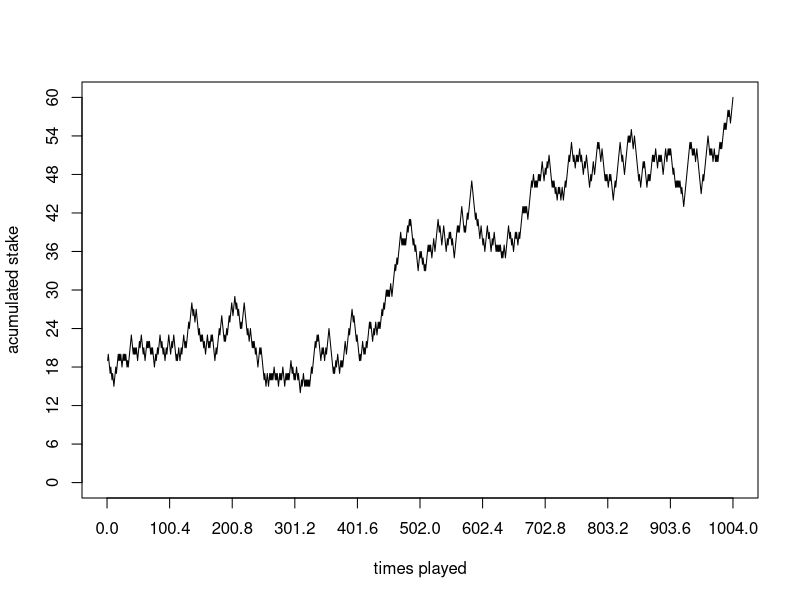
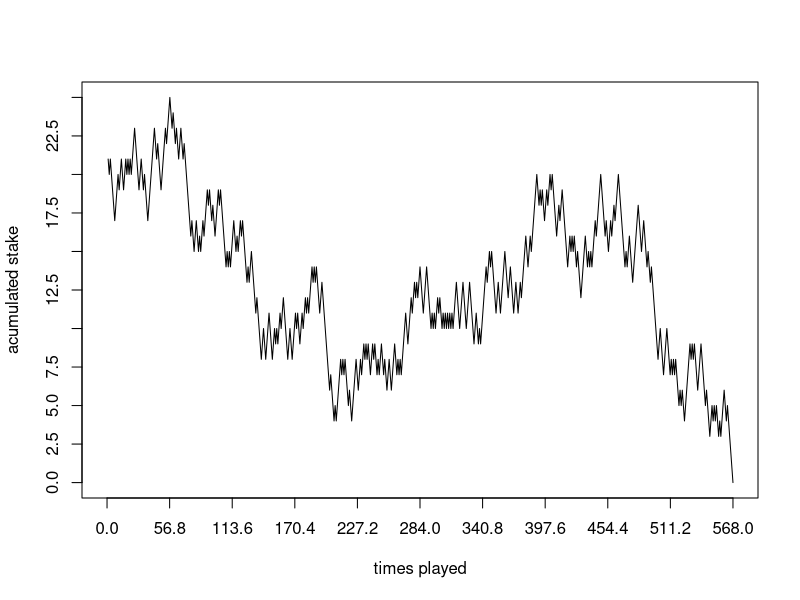
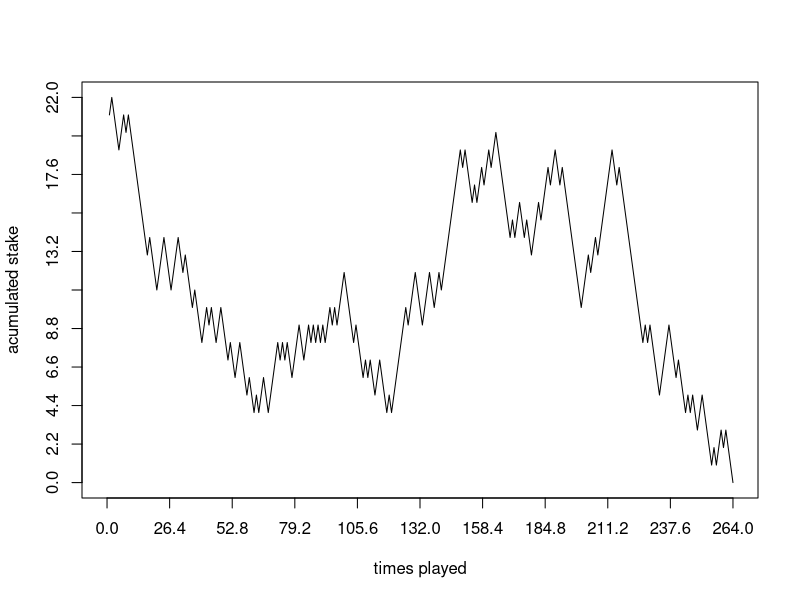
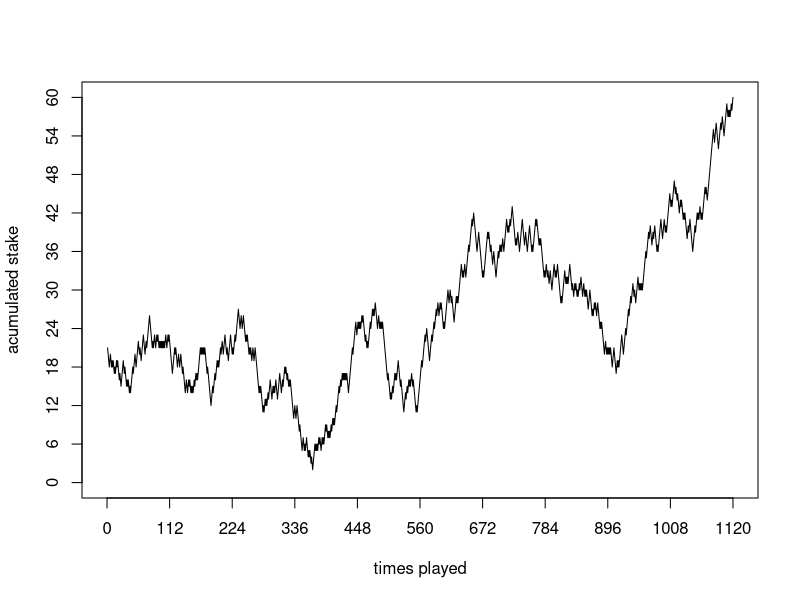
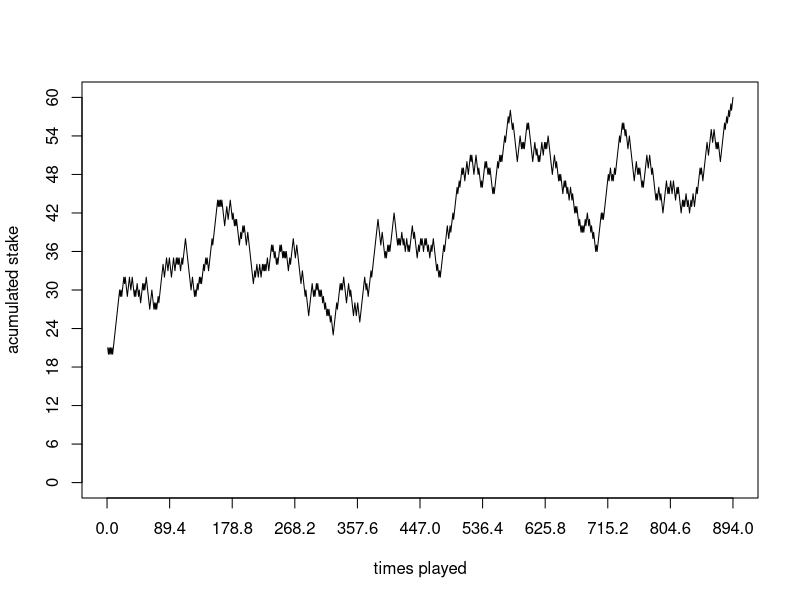
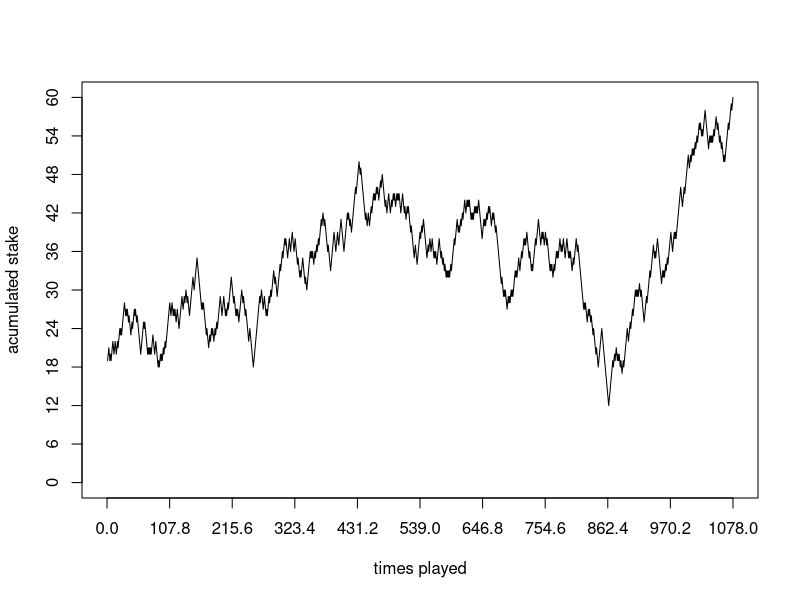
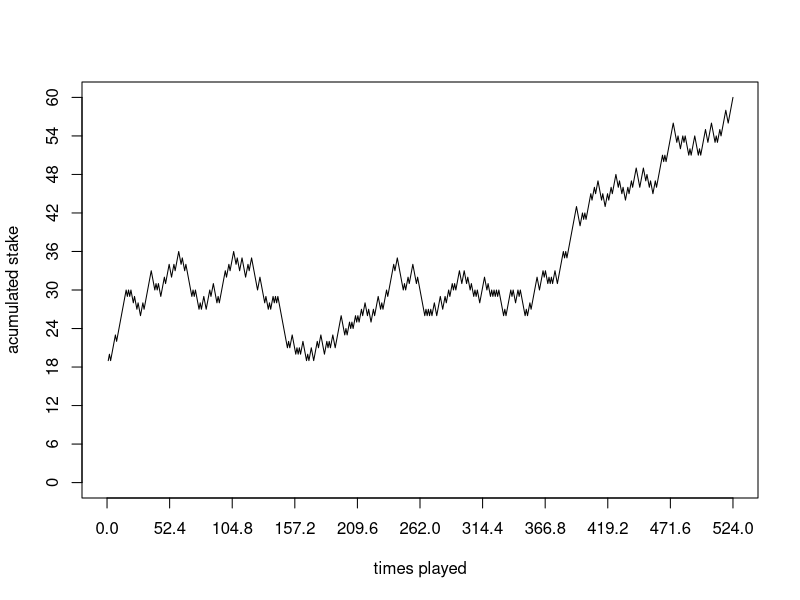
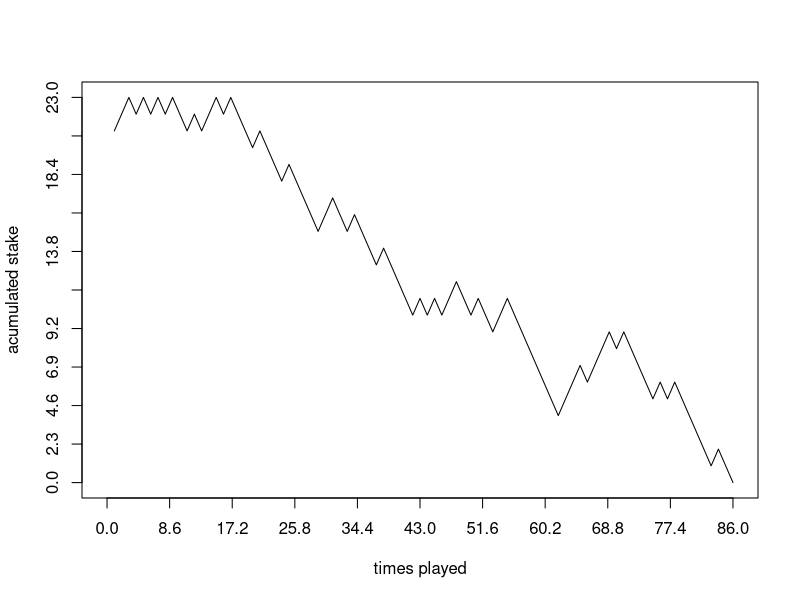

Here is the R script that generated these plots, in order:
## ---- chunk 1
knitr::opts_chunk$set(echo = TRUE)
## ---- chunk 2
# gamblersruin.R
# Example 1.11

# gamble(k, n, p)
  #   k: Gambler's initial state
  #   n: Gambler plays until either $n or Ruin
  #   p: Probability of winning $1 at each play
  #   Function returns 1 if gambler is eventually ruined
  #                    returns 0 if gambler eventually wins $n
  
gamble <- function(k,n,p) {
  
	stake <- k # Capital
	stake_historic <- integer()
	i <- 1
	
	while (stake > 0 & stake < n) {
		bet <- sample(c(-1, 1), 1, prob = c(1 - p, p))
		stake <- stake + bet
		stake_historic[i] <- stake
		i <- i + 1
	}
	
	times_played <- length(stake_historic)
  max_stake <- max(stake_historic)
  cat("Times played: ", times_played, "\tMaximum acumulated stake: ", max_stake)
  plot(stake_historic, xlab="times played", ylab= "acumulated stake", cex=1, type="l", xlim=c(0, times_played), ylim=c(0, max_stake), lty="solid", xaxp=c(0, times_played, 10), yaxp=c(0, max_stake, 10))
	
	if (stake == 0) 
	   return(1) 
	else 
	  return(0)
}   

k <- 20 
n <-  60  
p <- 1/2
trials <- 10

res <- replicate(trials, gamble(k, n, p))

